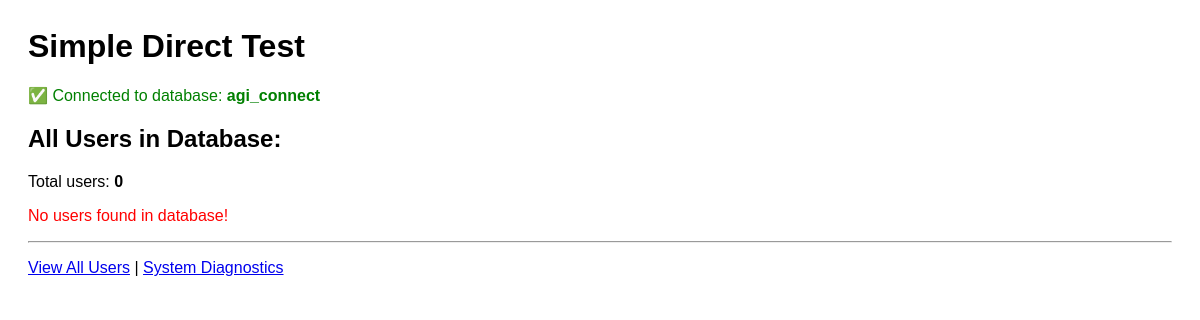
Before: /simple_test.php with the older database file.
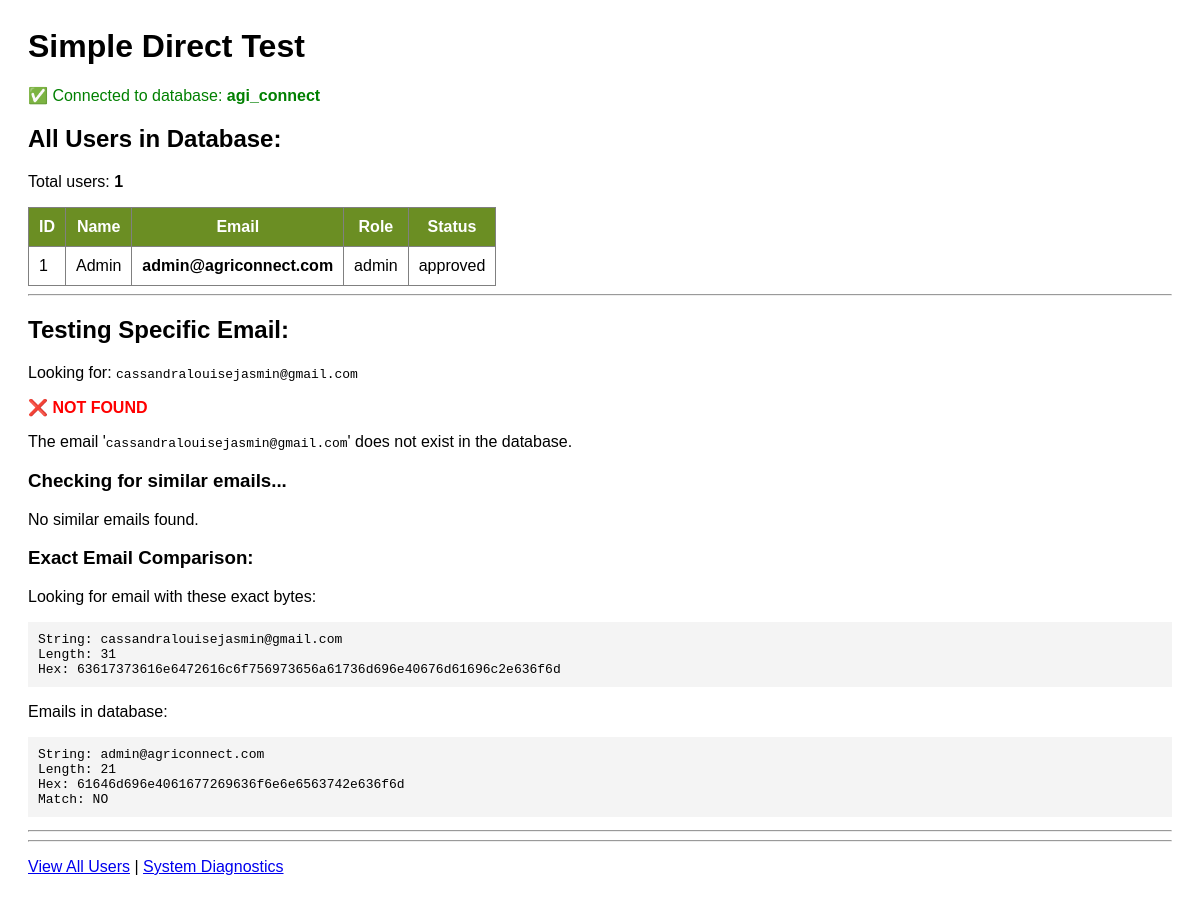
After: the same page with the newer database file.
### tables this page shows
CREATE TABLE users (
    id INT AUTO_INCREMENT PRIMARY KEY,
    full_name VARCHAR(120) NOT NULL,
    email VARCHAR(120) NOT NULL UNIQUE,
    password_hash VARCHAR(255) NOT NULL,
    role ENUM('buyer', 'seller', 'admin') NOT NULL,
    bio TEXT NULL,
    verification_status ENUM('pending', 'approved', 'rejected') DEFAULT 'approved',
    id_document VARCHAR(255) NULL,
    created_at TIMESTAMP DEFAULT CURRENT_TIMESTAMP
);

### simple_test.php (the view, shortened to what this page needs)
<?php
$host = '127.0.0.1';
$db   = 'agi_connect';
$user = 'root';
$pass = '';
echo "<h1>Simple Direct Test</h1>";
try {
    $pdo = new PDO("mysql:host=$host;dbname=$db;charset=utf8mb4", $user, $pass);
    $pdo->setAttribute(PDO::ATTR_ERRMODE, PDO::ERRMODE_EXCEPTION);
    echo "<p class='success'>✅ Connected to database: <strong>$db</strong></p>";
    echo "<h2>All Users in Database:</h2>";
    $stmt = $pdo->query("SELECT id, full_name, email, role, verification_status FROM users");
    $users = $stmt->fetchAll(PDO::FETCH_ASSOC);
    echo "<p>Total users: <strong>" . count($users) . "</strong></p>";
    if (count($users) > 0) {
        echo "<table border='1' cellpadding='10' style='border-collapse:collapse;'>";
        echo "<tr style='background:#6b8e23;color:white;'><th>ID</th><th>Name</th><th>Email</th><th>Role</th><th>Status</th></tr>";
        foreach ($users as $u) {
            echo "<tr>";
            echo "<td>" . $u['id'] . "</td>";
            echo "<td>" . htmlspecialchars($u['full_name']) . "</td>";
            echo "<td><strong>" . htmlspecialchars($u['email']) . "</strong></td>";
            echo "<td>" . $u['role'] . "</td>";
            echo "<td>" . ($u['verification_status'] ?? 'N/A') . "</td>";
            echo "</tr>";
        }
        echo "</table>";
        echo "<hr>";
        echo "<h2>Testing Specific Email:</h2>";
        $testEmail = 'cassandralouisejasmin@gmail.com';
        echo "<p>Looking for: <code>$testEmail</code></p>";
        $stmt = $pdo->prepare("SELECT * FROM users WHERE email = ?");
        $stmt->execute([$testEmail]);
        $found = $stmt->fetch(PDO::FETCH_ASSOC);
        if ($found) {
            echo "<p class='success'>✅ <strong>FOUND!</strong></p>";
            echo "<pre>" . print_r($found, true) . "</pre>";
        } else {
            echo "<p class='error'>❌ <strong>NOT FOUND</strong></p>";
            echo "<p>The email '<code>$testEmail</code>' does not exist in the database.</p>";
            echo "<h3>Checking for similar emails...</h3>";
            $stmt = $pdo->query("SELECT email FROM users WHERE email LIKE '%cassandra%' OR email LIKE '%jasmin%'");
            $similar = $stmt->fetchAll(PDO::FETCH_COLUMN);
            if (count($similar) > 0) {
                echo "<p>Found similar emails:</p>";
                echo "<ul>";
                foreach ($similar as $email) {
                    echo "<li><code>" . htmlspecialchars($email) . "</code></li>";
                }
                echo "</ul>";
            } else {
                echo "<p>No similar emails found.</p>";
            }
            echo "<h3>Exact Email Comparison:</h3>";
            echo "<p>Looking for email with these exact bytes:</p>";
            echo "<pre>String: $testEmail\nLength: " . strlen($testEmail) . "\nHex: " . bin2hex($testEmail) . "</pre>";
            echo "<p>Emails in database:</p>";
            foreach ($users as $u) {
                $dbEmail = $u['email'];
                echo "<pre>String: $dbEmail\nLength: " . strlen($dbEmail) . "\nHex: " . bin2hex($dbEmail) . "\nMatch: " . ($dbEmail === $testEmail ? 'YES' : 'NO') . "</pre>";
                echo "<hr style='margin:5px 0;'>";
            }
        }
    } else {
        echo "<p class='error'>No users found in database!</p>";
    }
} catch (PDOException $e) {
    echo "<p class='error'>❌ Error: " . $e->getMessage() . "</p>";
}
echo "<hr>";
echo "<p><a href='list_all_users.php'>View All Users</a> | <a href='fix_all.php'>System Diagnostics</a></p>";
?>

Changed rows visible on the page:
added users: id "1", full_name "Admin", email "admin@agriconnect.com", role "admin", verification_status "approved", email "21", email "61646d696e4061677269636f6e6e6563742e636f6d", shows "NO"
Other visible differences:
count($users): "0" → "1"
$testEmail: (not shown) → "cassandralouisejasmin@gmail.com"
strlen($testEmail): (not shown) → "31"
bin2hex($testEmail): (not shown) → "63617373616e6472616c6f756973656a61736d696e40676d61696c2e636f6d"
text no longer shown: "No users found in database!"
text now shown: "ID Name Email Role Status Testing Specific Email: Looking for: ❌ NOT FOUND The email ' ' does not exist in the database. Checking for similar emails... No similar emails found. Exact Email Comparison: Looking for email with these exact bytes: String: Length: Hex: Emails in database:"
